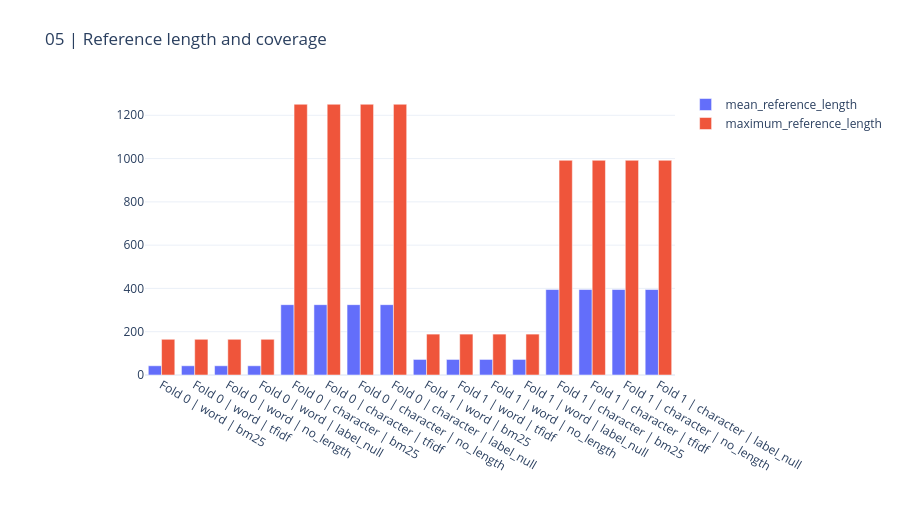
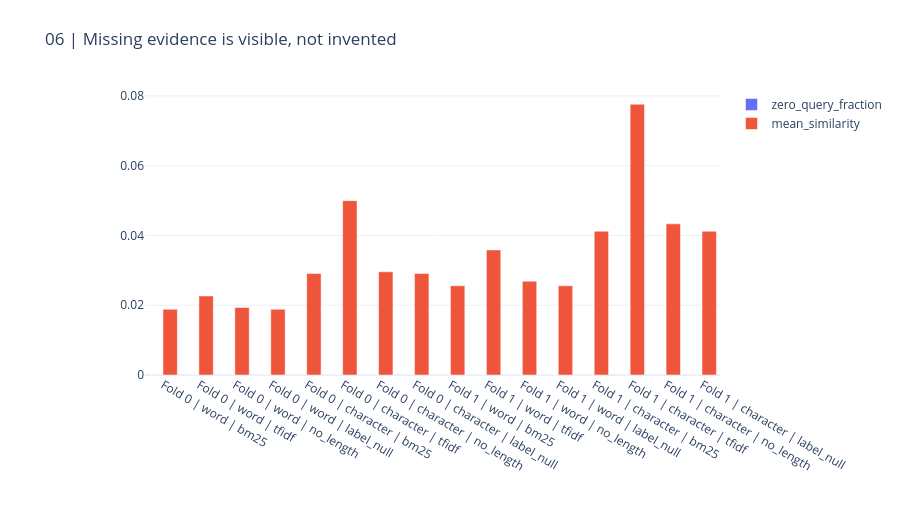

Write notebook code for charts like these, in order.
### Markdown cell above
## Feature coverage and explicit missing evidence

Zero lexical overlap has zero similarity, not an invented label. Inspect coverage before interpreting averages.

### Code cell
display(pd.DataFrame(result["diagnostics"]))
CHARTS[4].show(renderer="plotly_mimetype")
CHARTS[5].show(renderer="plotly_mimetype")

### Figure 1 — Plotly figure (JSON) as saved in the notebook; plotly's stock layout.template omitted (floating-point values rounded to 4 significant figures)
{"data": [{"name": "mean_reference_length", "type": "bar", "x": ["Fold 0 | word | bm25", "Fold 0 | word | tfidf", "Fold 0 | word | no_length", "Fold 0 | word | label_null", "Fold 0 | character | bm25", "Fold 0 | character | tfidf", "Fold 0 | character | no_length", "Fold 0 | character | label_null", "Fold 1 | word | bm25", "Fold 1 | word | tfidf", "Fold 1 | word | no_length", "Fold 1 | word | label_null", "Fold 1 | character | bm25", "Fold 1 | character | tfidf", "Fold 1 | character | no_length", "Fold 1 | character | label_null"], "y": [42.63, 42.63, 42.63, 42.63, 324.9, 324.9, 324.9, 324.9, 71.91, 71.91, 71.91, 71.91, 394.9, 394.9, 394.9, 394.9]}, {"name": "maximum_reference_length", "type": "bar", "x": ["Fold 0 | word | bm25", "Fold 0 | word | tfidf", "Fold 0 | word | no_length", "Fold 0 | word | label_null", "Fold 0 | character | bm25", "Fold 0 | character | tfidf", "Fold 0 | character | no_length", "Fold 0 | character | label_null", "Fold 1 | word | bm25", "Fold 1 | word | tfidf", "Fold 1 | word | no_length", "Fold 1 | word | label_null", "Fold 1 | character | bm25", "Fold 1 | character | tfidf", "Fold 1 | character | no_length", "Fold 1 | character | label_null"], "y": [165.0, 165.0, 165.0, 165.0, 1251.0, 1251.0, 1251.0, 1251.0, 189.0, 189.0, 189.0, 189.0, 992.0, 992.0, 992.0, 992.0]}], "layout": {"barmode": "group", "height": 530, "margin": {"b": 155, "l": 145, "r": 35, "t": 90}, "title": {"text": "05 | Reference length and coverage"}, "xaxis": {"automargin": true}, "yaxis": {"automargin": true}}}

### Figure 2 — Plotly figure (JSON) as saved in the notebook; plotly's stock layout.template omitted (floating-point values rounded to 4 significant figures)
{"data": [{"name": "zero_query_fraction", "type": "bar", "x": ["Fold 0 | word | bm25", "Fold 0 | word | tfidf", "Fold 0 | word | no_length", "Fold 0 | word | label_null", "Fold 0 | character | bm25", "Fold 0 | character | tfidf", "Fold 0 | character | no_length", "Fold 0 | character | label_null", "Fold 1 | word | bm25", "Fold 1 | word | tfidf", "Fold 1 | word | no_length", "Fold 1 | word | label_null", "Fold 1 | character | bm25", "Fold 1 | character | tfidf", "Fold 1 | character | no_length", "Fold 1 | character | label_null"], "y": [0.0, 0.0, 0.0, 0.0, 0.0, 0.0, 0.0, 0.0, 0.0, 0.0, 0.0, 0.0, 0.0, 0.0, 0.0, 0.0]}, {"name": "mean_similarity", "type": "bar", "x": ["Fold 0 | word | bm25", "Fold 0 | word | tfidf", "Fold 0 | word | no_length", "Fold 0 | word | label_null", "Fold 0 | character | bm25", "Fold 0 | character | tfidf", "Fold 0 | character | no_length", "Fold 0 | character | label_null", "Fold 1 | word | bm25", "Fold 1 | word | tfidf", "Fold 1 | word | no_length", "Fold 1 | word | label_null", "Fold 1 | character | bm25", "Fold 1 | character | tfidf", "Fold 1 | character | no_length", "Fold 1 | character | label_null"], "y": [0.01884, 0.02265, 0.01934, 0.01884, 0.02908, 0.04997, 0.02959, 0.02908, 0.02557, 0.03586, 0.02689, 0.02557, 0.04121, 0.0776, 0.04332, 0.04121]}], "layout": {"barmode": "group", "height": 530, "margin": {"b": 155, "l": 145, "r": 35, "t": 90}, "title": {"text": "06 | Missing evidence is visible, not invented"}, "xaxis": {"automargin": true}, "yaxis": {"automargin": true}}}
